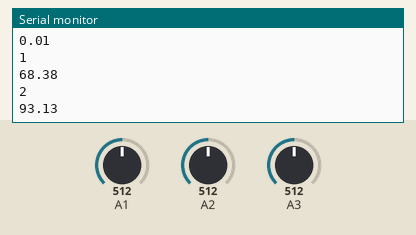
The sketch below on a simulated Arduino Uno, built with avr-gcc and run on an emulated ATmega328P. Shown: the last lines printed to the serial monitor. Inputs (shaded band) come from the test bench; at power-on: A1 = 512, A2 = 512, A3 = 512.

Above: at 1.2 s.
1.3 s: A1 set to 716
At 1.9 s:
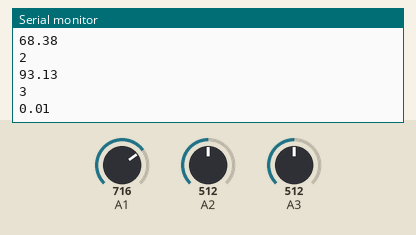
2.8 s: A2 set to 716
At 4.0 s:
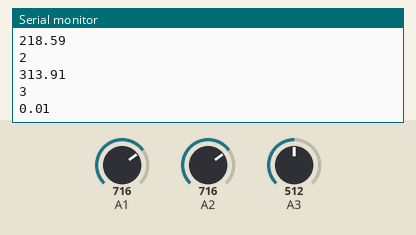
4.3 s: A1 set to 900
At 5.0 s:
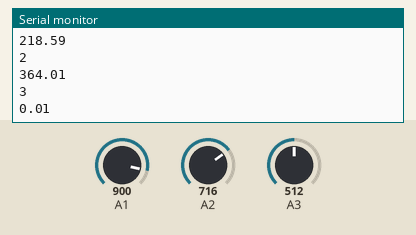
5.8 s: A2 set to 900
At 7.0 s:
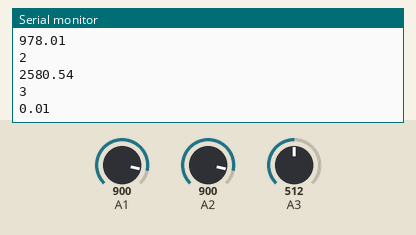
Timing chart, 0 to 8.3 s (numbered marks = the images above; inputs shaded):
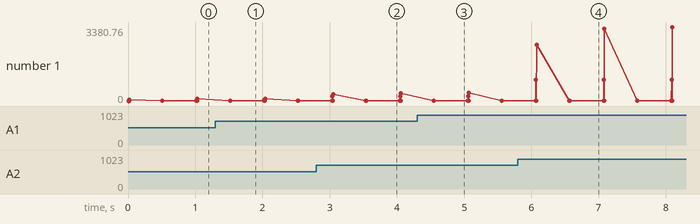

Measured:
- after the input at 2.8 s, the serial monitor: prints a new line after 0.25 s (image 2)
- after the input at 5.8 s, the serial monitor: prints a new line after 0.28 s (image 4)
- plotted number 1: 0.01 → 364.01 after the input at 2.8 s, 0.01 → 3380.76 after the input at 5.8 s

The sketch:

ppd_60arduino.ino
```cpp
void setup()
{
  pinMode(A1, INPUT);
  pinMode(A2, INPUT);
  Serial.begin(9600);
}
float analogvalue, analogcount, LconAV, analogtotal = 0, Lugm3_2, analogvalue1, analogcount1, LconAV1, analogtotal1 = 0, Lugm3_1,analogvalue2, analogcount2, LconAV2, analogtotal2 = 0, Lugm3_3;
int i = 0;
void loop() {
  analogvalue = 0;
  for (int j = 0; j < 10; j++)
  {
    analogvalue = analogvalue + analogRead(A1);
    analogvalue1 = analogvalue1 + analogRead(A2);
    analogvalue2 = analogvalue2 + analogRead(A3);
  }
  analogvalue = analogvalue / 10;
  analogvalue1 = analogvalue1 / 10;

  analogtotal = (analogvalue * 5.0) / 1024;
  analogtotal1 = (analogvalue1 * 5.0) / 1024;
  LconAV1 = (240.0 * pow(analogtotal1, 6) - 2491.3 * pow(analogtotal1, 5) + 9448.7 * pow(analogtotal1, 4) - 14840.0 * pow(analogtotal1, 3) + 10684.0 * pow(analogtotal1, 2) + 2211.8 * (analogtotal1) + 7.9623);
  Lugm3_2 = (0.0000000495 * pow(LconAV, 2) + 0.0015247767 * (LconAV)); //Cardboard
  LconAV = (240.0 * pow(analogtotal, 6) - 2491.3 * pow(analogtotal, 5) + 9448.7 * pow(analogtotal, 4) - 14840.0 * pow(analogtotal, 3) + 10684.0 * pow(analogtotal, 2) + 2211.8 * (analogtotal) + 7.9623);
  Lugm3_1 = (0.0000000495 * pow(LconAV1, 2) + 0.0015247767 * (LconAV1)); //Cardboard
    LconAV2 = (240.0 * pow(analogtotal2, 6) - 2491.3 * pow(analogtotal2, 5) + 9448.7 * pow(analogtotal2, 4) - 14840.0 * pow(analogtotal2, 3) + 10684.0 * pow(analogtotal2, 2) + 2211.8 * (analogtotal2) + 7.9623);
      Lugm3_3 = (0.0000000495 * pow(LconAV2, 2) + 0.0015247767 * (LconAV2)); //Cardboard

  //  Serial.println(LconAV);
  if (Lugm3_2 < 0)
  {
    Lugm3_2 = 0;
  }
  //    if (i=15)
  //    {i=0;
  //  analogcount=0;}
  // Serial.print(i);
  if (Lugm3_2 >= 0)
  { Serial.println(1);

    Serial.print(Lugm3_2);
    Serial.print("\n");
  }
  if (Lugm3_1 >= 0)
  { Serial.println(2);
    Serial.print(Lugm3_1);
    Serial.print("\n");

    delay(500);
  }
   if (Lugm3_3 >= 0)
  { Serial.println(3);
    Serial.print(Lugm3_3);
    Serial.print("\n");

    delay(500);
  }
}
```
